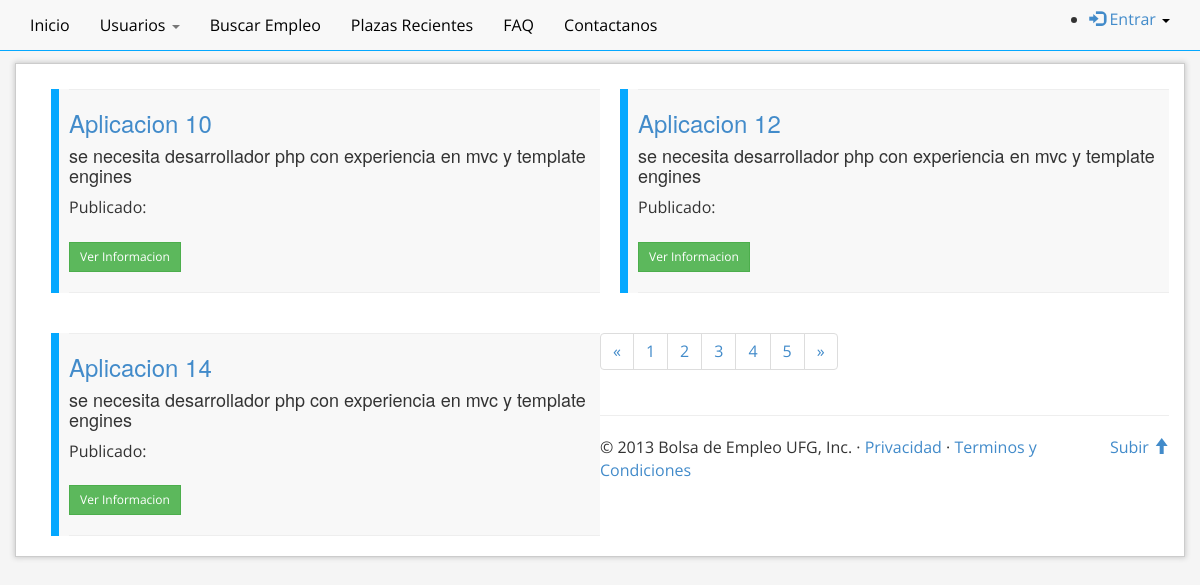
Page /Plazas.php on the earlier database version.
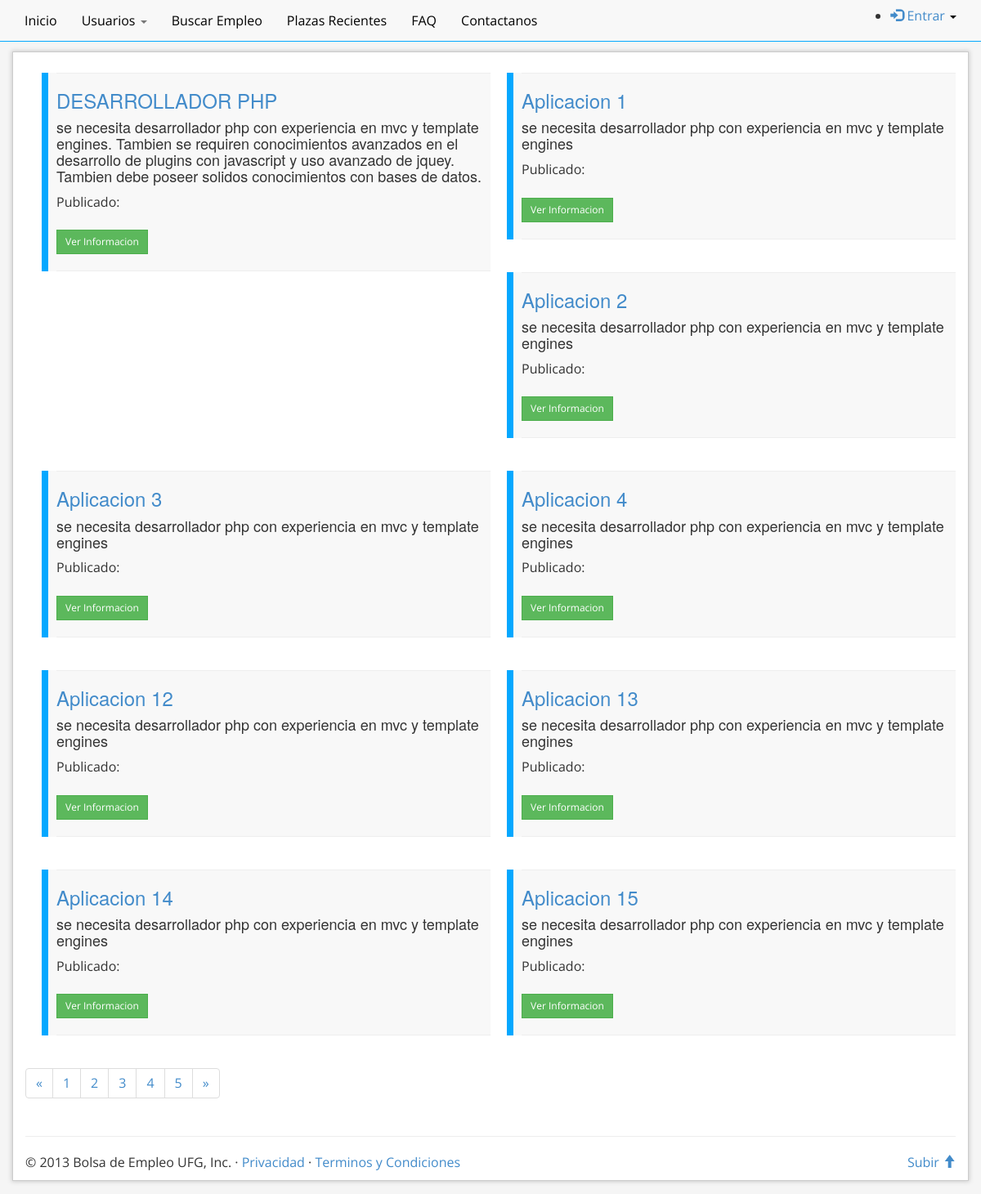
Same page on the later database version.
### tables this page shows
CREATE TABLE `ofertas` (
  `cod_oferta` int(20) NOT NULL AUTO_INCREMENT,
  `cod_em` int(20) DEFAULT NULL,
  `titulo_of` varchar(120) DEFAULT NULL,
  `descripcion_of` varchar(250) DEFAULT NULL,
  `area_of` int(11) DEFAULT NULL,
  `cargo_of` varchar(20) DEFAULT NULL,
  `vacantes_of` int(11) DEFAULT NULL,
  `contratacion_of` varchar(20) DEFAULT NULL,
  `anoexp_ofetas` int(11) DEFAULT NULL,
  `edad` int(10) DEFAULT NULL,
  `genero_of` varchar(20) DEFAULT NULL,
  `vehiculo_ofetas` varchar(20) DEFAULT NULL,
  `salariomax_of` decimal(30,0) DEFAULT NULL,
  `salariomin_of` decimal(30,0) DEFAULT NULL,
  `departamento_of` varchar(20) DEFAULT NULL,
  `experiencia` varchar(20) DEFAULT NULL,
  `tituloen_of` varchar(20) DEFAULT NULL,
  `nivel_of` varchar(20) DEFAULT NULL,
  `disponible_of` int(1) DEFAULT '0',
  `aprovacion_of` int(1) DEFAULT '0',
  `fecha_of` datetime DEFAULT NULL,
  `fechaFin_of` datetime DEFAULT NULL,
  PRIMARY KEY (`cod_oferta`) USING BTREE,
  UNIQUE KEY `cod_oferta_UNIQUE` (`cod_oferta`)
);

### Plazas.php (the view, shortened to what this page needs)
<!DOCTYPE html>
<html lang="es">
    <head>
        <link rel="stylesheet" href="assets/css/bootstrap.css">
        <link rel="stylesheet" href="assets/css/normalize.css">
        <link rel="stylesheet" href="assets/css/jqueryUI.css">
        <link rel="stylesheet" href="assets/css/oferta.css">
        <link rel="stylesheet" href="validacionStyle.css">
    </head>
    <body>
        <div id="header" class="navbar navbar-default navbar-static-top">
            <?php include_once 'layout/header.php'; ?>
        </div>
        <div id="contenedor" class="container">
            <?php
            $result = mysql_query("SELECT * FROM `ofertas` where disponible_of=1 and aprovacion_of=1") or trigger_error(mysql_error());
            while ($row = mysql_fetch_array($result)) {
                foreach ($row AS $key => $value) {
                    $row[$key] = stripslashes($value);
                }
                ?>
                <div class="oferta">
                    <div class="sub">
                        <hr class="featurette-divider">
                        <h3><a href="#"><?php echo nl2br($row['titulo_of']) ?></a></h3>
                        <h4><?php echo nl2br($row['descripcion_of']) ?></h4>
                        <h4><?php $fecha_ago = ($row['fecha_of']) ?></h4>
                        <?php echo "Publicado: <span id='timeagos' data-livestamp='$fecha_ago'></span><br>" ?>
                        <br>
                        <a href="detallesOferta.php?id=<?php echo $row['cod_oferta'] ?>" class="btn btn-success btn-sm">Ver Informacion</a>
                        <hr class="featurette-divider">
                    </div>
                </div>
                <?php
            }
            ?>
            <ul class="pagination">
                <li><a href="#">«</a></li>
                <li><a href="#">1</a></li>
                <li><a href="#">2</a></li>
                <li><a href="#">3</a></li>
                <li><a href="#">4</a></li>
                <li><a href="#">5</a></li>
                <li><a href="#">»</a></li>
            </ul>
            <hr class="featurette-divider">
            <footer>
                <p class="pull-right"><a href="#">Subir <span class="glyphicon glyphicon-arrow-up"></span></a></p>
                <p>&copy; 2013 Bolsa de Empleo UFG, Inc. &middot; <a href="#">Privacidad</a> &middot; <a href="#">Terminos y Condiciones</a></p>
            </footer>
        </div>
    </body>
</html>

Differences in the rows shown:
no longer on this page (row edited): ofertas: titulo_of "Aplicacion 10", descripcion_of "se necesita desarrollador php con experiencia en mvc y template engines"
now on this page (row edited): ofertas: titulo_of "DESARROLLADOR PHP", descripcion_of "se necesita desarrollador php con experiencia en mvc y template engines. Tambien se requiren conocimientos avanzados en el desarrollo de plugins con javascript y uso avanzado de jquey. Tambien debe poseer solidos conocimientos con bases de datos."
now on this page (row edited): ofertas: titulo_of "Aplicacion 1", descripcion_of "se necesita desarrollador php con experiencia en mvc y template engines"
now on this page (row edited): ofertas: titulo_of "Aplicacion 2", descripcion_of "se necesita desarrollador php con experiencia en mvc y template engines"
now on this page (row edited): ofertas: titulo_of "Aplicacion 3", descripcion_of "se necesita desarrollador php con experiencia en mvc y template engines"
now on this page (row edited): ofertas: titulo_of "Aplicacion 4", descripcion_of "se necesita desarrollador php con experiencia en mvc y template engines"
now on this page (row edited): ofertas: titulo_of "Aplicacion 13", descripcion_of "se necesita desarrollador php con experiencia en mvc y template engines"
now on this page (row edited): ofertas: titulo_of "Aplicacion 15", descripcion_of "se necesita desarrollador php con experiencia en mvc y template engines"
